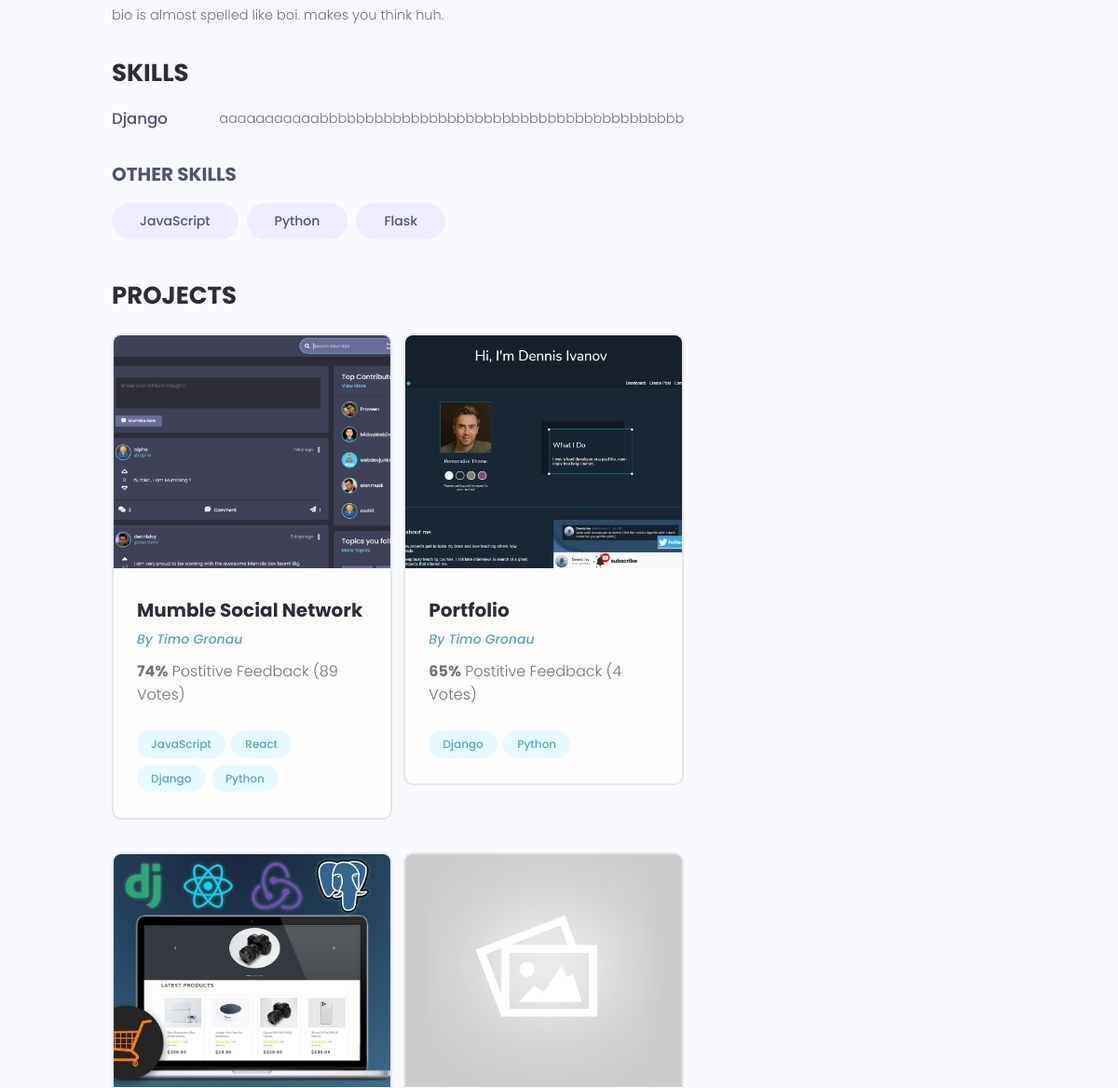
Page /profile/17bd9d61-634c-48ca-9323-6721ca291bc6/ (middle part) on the earlier database version.
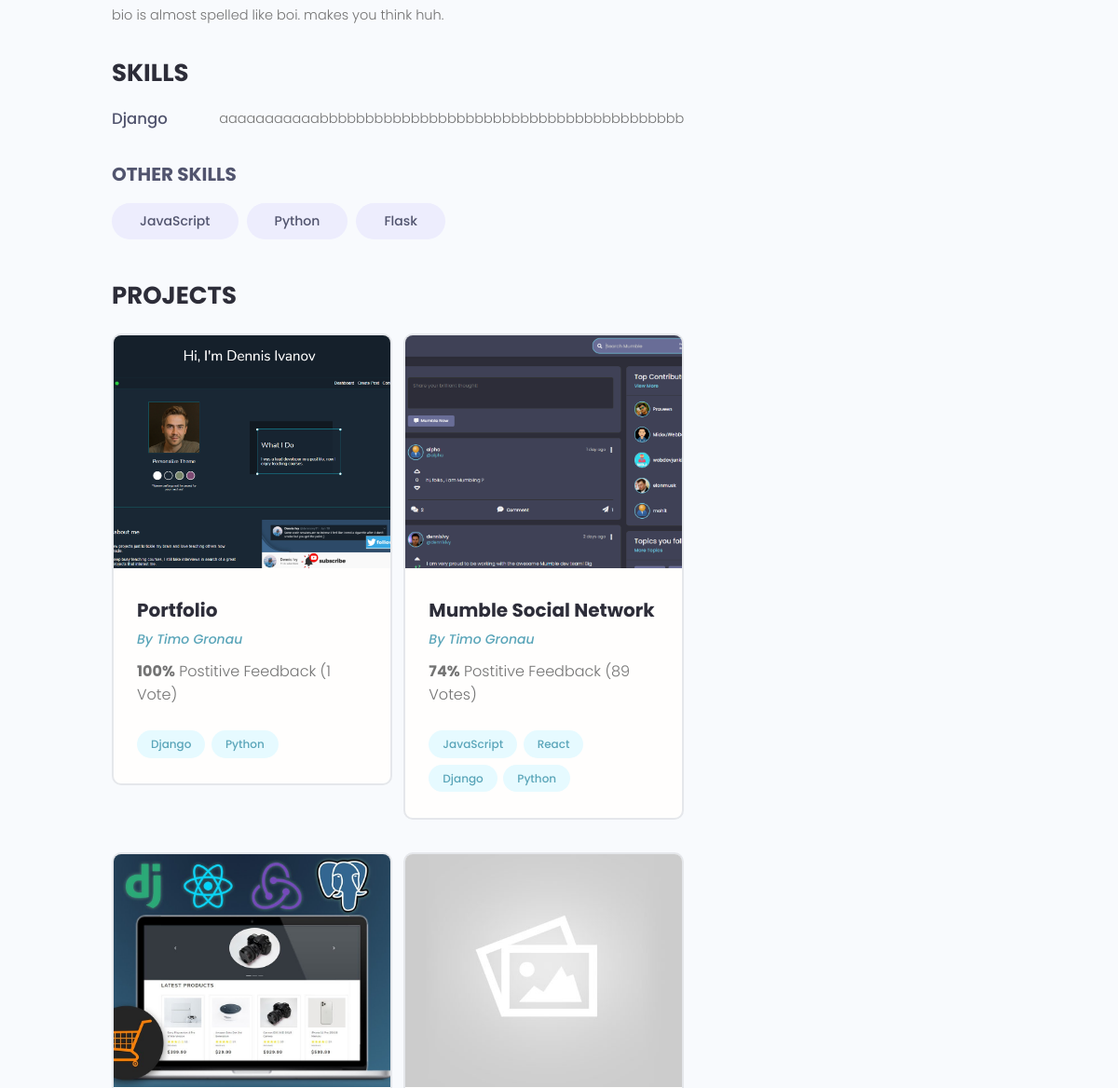
Same page on the later database version.
### users/models.py (models this page shows, shortened)
class Skill(models.Model):
    name = models.CharField(max_length=50, null=True, blank=True)
    description = models.TextField(blank=True, null=True)
    id = models.UUIDField(default=uuid.uuid4, unique=True, primary_key=True, editable=False)
    def __str__(self):
        return str(self.name)

class Profile(models.Model):
    id = models.UUIDField(default=uuid.uuid4, unique=True, primary_key=True, editable=False)
    user = models.OneToOneField(User, on_delete=models.CASCADE, null=True, blank=True)
    name = models.CharField(max_length=200, null=True, blank=True)
    username = models.CharField(max_length=200, null=True, blank=True)
    location = models.CharField(max_length=200, null=True, blank=True)
    email = models.EmailField(max_length=500, blank=True, null=True)
    short_intro = models.CharField(max_length=200, null=True, blank=True)
    bio = models.TextField(blank=True, null=True)
    profile_image = models.ImageField(null=True, blank=True, upload_to="profiles/", default="profiles/user-default.png")
    social_github = models.CharField(max_length=200, null=True, blank=True)
    social_twitter = models.CharField(max_length=200, null=True, blank=True)
    social_linkedin = models.CharField(max_length=200, null=True, blank=True)
    social_stackoverflow = models.CharField(max_length=200, null=True, blank=True)
    social_website = models.CharField(max_length=200, null=True, blank=True)
    created_at = models.DateTimeField(auto_now_add=True)
    skills = models.ManyToManyField('Skill', related_name='profiles')

### projects/models.py (models this page shows, shortened)
class Project(CreatedModifiedDateTime):
    id = models.UUIDField(default=uuid.uuid4, unique=True, primary_key=True, editable=False)
    owner = models.ForeignKey(Profile, null=True, blank=True, on_delete=models.SET_NULL)
    title = models.CharField(max_length=200)
    featured_image = models.ImageField(null=True, blank=True, default="default.jpg")
    description = models.TextField(null=True, blank=True) #blank for django, null for database
    demo_link = models.CharField(max_length=2000,null=True, blank=True)
    source_link = models.CharField(max_length=2000, null=True, blank=True)
    tags = models.ManyToManyField('Tag', blank=True) #need quotes bc Tag's below
    vote_total = models.IntegerField(default=0, null=True, blank=True)
    vote_ratio = models.IntegerField(default=0, null=True, blank=True)
    class Meta:
        ordering = ["-vote_ratio", "-vote_total"]

class Tag(CreatedModifiedDateTime):
    name = models.CharField(max_length=200)
    id = models.UUIDField(default=uuid.uuid4, unique=True, primary_key=True, editable=False)
    def __str__(self):
        return self.name

### users/views.py (the view)
# urls.py: path("profile/<str:pk>/", views.user_profile, name="user-profile"),
def user_profile(request, pk):
    profile = Profile.objects.get(id=pk)
    top_skills = profile.skills.exclude(description__exact="")
    other_skills = profile.skills.filter(description="")
    context = {
        'profile': profile,
        'top_skills': top_skills,
        'other_skills': other_skills,
    }
    return render(request, "users/user-profile.html", context)

### users/templates/users/user-profile.html (shortened to what this page needs)
{% extends 'main.html' %}
{% block content %}
<main class="profile my-md">
    <div class="container">
        <div class="layout">
            <div class="column column--2of3">
                <div class="devInfo">
                    <p class="devInfo__about">{{profile.bio}}</p>
                </div>
                <div class="devInfo">
                    <h3 class="devInfo__title">Skills</h3>
                    <div class="devInfo__skills">
                        {% for skill in top_skills %}
                        <div class="devSkill">
                            <h4 class="devSkill__title">{{skill.name}}</h4>
                            <p class="devSkill__info">{{skill.description}}</p>
                        </div>
                        {% endfor %}
                        <h3 class="devInfo__subtitle">Other Skills</h3>
                        <div class="devInfo__otherSkills">
                            {% for skill in other_skills %}
                            <span class="tag tag--pill tag--sub tag--lg">
                                <small>{{skill}}</small>
                            </span>
                            {% endfor %}
                        </div>
                    </div>
                </div>
                <div class="devInfo">
                    <h3 class="devInfo__title">Projects</h3>
                    <div class="grid grid--two">
                        {% for project in profile.project_set.all %}
                        <div class="column">
                            <div class="card project">
                                <a href="{% url 'project' project.id %}" class="project">
                                    <img class="project__thumbnail" src="{{project.featured_image.url}}"
                                        alt="project thumbnail" />
                                    <div class="card__body">
                                        <h3 class="project__title">{{project.title}}</h3>
                                        <p><a class="project__author"
                                                href={% url "user-profile" project.owner.id %}>By
                                                {{project.owner.name}}</a>
                                        <p class="project--rating">
                                            <span style="font-weight: bold;">{{project.vote_ratio}}%</span> Postitive
                                            Feedback ({{project.vote_total}} Vote{{project.vote_total|pluralize:"s"}})
                                        </p>
                                        <div class="project__tags">
                                            {% for tag in project.tags.all %}
                                            <span class="tag tag--pill tag--main">
                                                <small>{{tag}}</small>
                                            </span>
                                            {% endfor %}
                                        </div>
                                    </div>
                            </div>
                        </div>
                        {% endfor %}
</main>
{% endblock content %}

Differences in the rows shown:
changed Project "Portfolio": vote_ratio "65" → "100"; vote_total "4" → "1"; moves up the list
